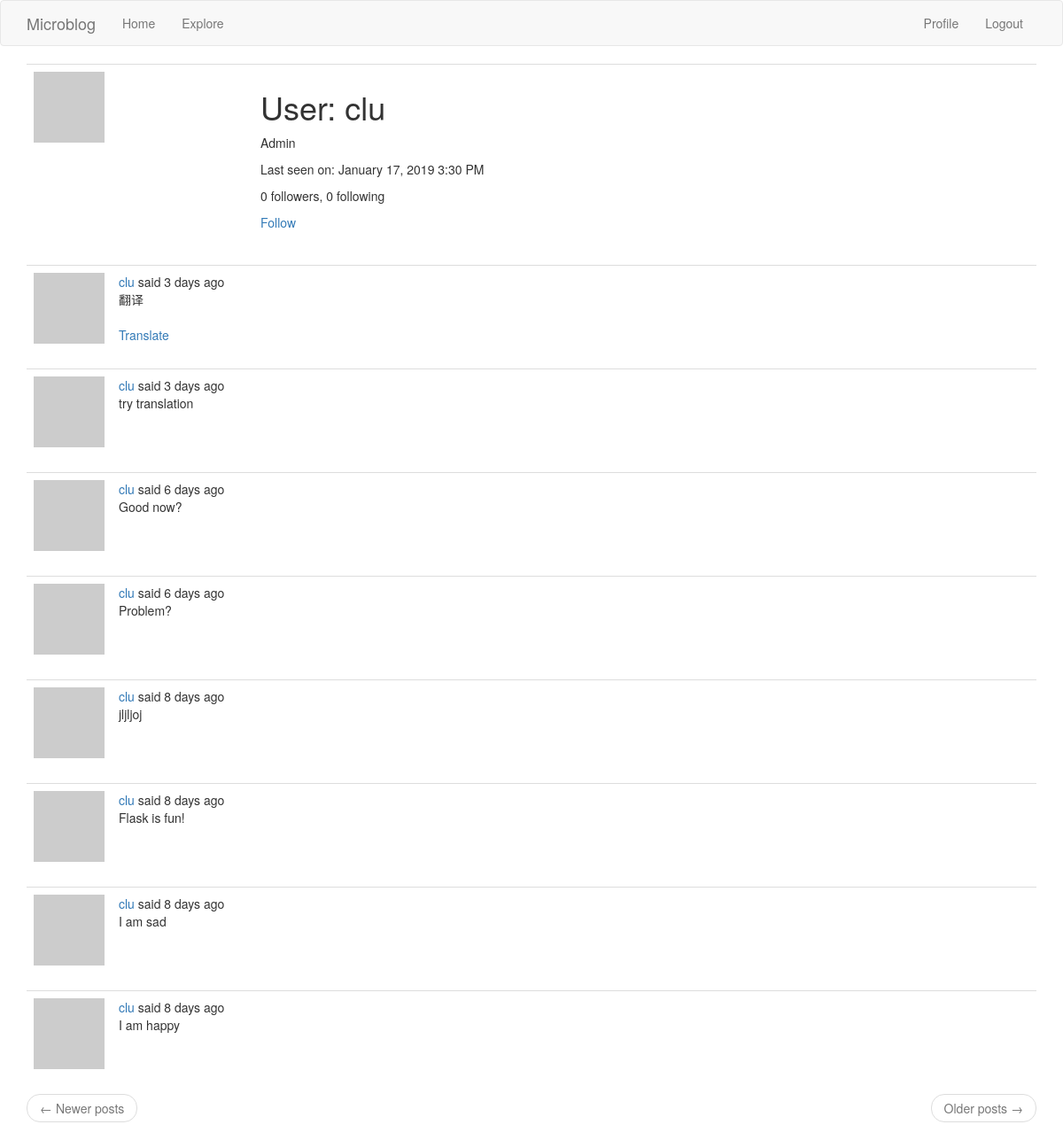
The app's page /user/clu (signed in) with its own data.
### blogApp/models.py (models this page shows, shortened)
class User(UserMixin, db.Model):
  id = db.Column(db.Integer, primary_key = True)
  username = db.Column(db.String(64), index = True, unique = True)
  email = db.Column(db.String(120), index = True, unique = True)
  password_hash = db.Column(db.String(128))
  about_me = db.Column(db.String(140))
  last_seen = db.Column(db.DateTime, default=datetime.utcnow)
  '''
  For a one-to-many relationship, a db.relationship field is normally defined on the "one" side, and is used as a convenient way to get access to the "many".
  The backref argument defines the name of a field that will be added to the objects of the "many" class that points back at the "one" object.
  '''
  posts = db.relationship('Post', backref='author', lazy='dynamic')
  '''
  The __repr__ method tells Python how to print objects of this class, which is going to be useful for debugging.
  '''
  def __repr__(self):
    return '<User {}>'.format(self.username)
  def avatar(self, size):
    digest = md5(self.email.lower().encode('utf-8')).hexdigest()
    return 'https://www.gravatar.com/avatar/{}?d=identicon&s={}'.format(digest, size)
  '''
  many to many relationship
  '''
  followed = db.relationship(
    'User', secondary=followers,
    primaryjoin=(followers.c.follower_id == id),
    secondaryjoin=(followers.c.followed_id == id),
    backref=db.backref('followers', lazy='dynamic'), lazy='dynamic')
  def is_following(self, user):
    return self.followed.filter(
        followers.c.followed_id == user.id).count() > 0

class Post(db.Model):
    id = db.Column(db.Integer, primary_key=True)
    body = db.Column(db.String(140))
    timestamp = db.Column(db.DateTime, index=True, default=datetime.utcnow) # timestamp index post so can retrieve them in  chronological order.
    user_id = db.Column(db.Integer, db.ForeignKey('user.id'))
    language = db.Column(db.String(5))

### blogApp/routes.py (the view)
@app.route('/user/<username>')
@login_required
def user(username):
  user = User.query.filter_by(username=username).first_or_404()
  page = request.args.get('page', 1, type=int)
  posts = user.posts.order_by(Post.timestamp.desc()).paginate(
      page, app.config['POSTS_PER_PAGE'], False)
  next_url = url_for('user', username=user.username, page=posts.next_num) \
      if posts.has_next else None
  prev_url = url_for('user', username=user.username, page=posts.prev_num) \
      if posts.has_prev else None
  return render_template('user.html', user=user, posts=posts.items,
                         next_url=next_url, prev_url=prev_url)

### blogApp/models.py (called while the page is built)
@login.user_loader
def load_user(id):
    return User.query.get(int(id))

### blogApp/routes.py (called while the page is built)
@app.before_request
def before_request():
  if current_user.is_authenticated:
    current_user.last_seen = datetime.utcnow()
    db.session.commit()
    g.locale = str(get_locale())

### blogApp/templates/user.html
{% extends "base.html" %}
{% block app_content %}
    <table class="table table-hover">
        <tr>
            <td width="256px"><img src="{{ user.avatar(256) }}"></td>
            <td>
                <h1>{{ _('User') }}: {{ user.username }}</h1>
                {% if user.about_me %}<p>{{ user.about_me }}</p>{% endif %}
                {% if user.last_seen %}
                <p>{{ _('Last seen on') }}: {{ moment(user.last_seen).format('LLL') }}</p>
                {% endif %}
                <p>{{ _('%(count)d followers', count=user.followers.count()) }}, {{ _('%(count)d following', count=user.followed.count()) }}</p>
                {% if user == current_user %}
                <p><a href="{{ url_for('edit_profile') }}">{{ _('Edit your profile') }}</a></p>
                {% elif not current_user.is_following(user) %}
                <p><a href="{{ url_for('follow', username=user.username) }}">{{ _('Follow') }}</a></p>
                {% else %}
                <p><a href="{{ url_for('unfollow', username=user.username) }}">{{ _('Unfollow') }}</a></p>
                {% endif %}
            </td>
        </tr>
    </table>
    {% for post in posts %}
        {% include '_post.html' %}
    {% endfor %}
    <nav aria-label="...">
        <ul class="pager">
            <li class="previous{% if not prev_url %} disabled{% endif %}">
                <a href="{{ prev_url or '#' }}">
                    <span aria-hidden="true">&larr;</span> {{ _('Newer posts') }}
                </a>
            </li>
            <li class="next{% if not next_url %} disabled{% endif %}">
                <a href="{{ next_url or '#' }}">
                    {{ _('Older posts') }} <span aria-hidden="true">&rarr;</span>
                </a>
            </li>
        </ul>
    </nav>
{% endblock %}

### blogApp/templates/_post.html (shortened to what this page needs)
    <table class="table table-hover">
        <tr>
            <td width="70px">
                <a href="{{ url_for('user', username=post.author.username) }}">
                    <img src="{{ post.author.avatar(70) }}" />
                </a>
            </td>
            <td>
                {{ _('%(username)s said %(when)s',
                    username=user_link, when=moment(post.timestamp).fromNow()) }}
                <br>
                <span id="post{{ post.id }}">{{ post.body }}</span>
                {% if post.language and post.language != g.locale %}
                <br><br>
                <span id="translation{{ post.id }}">
                    <a href="javascript:translate(
                                '#post{{ post.id }}',
                                '#translation{{ post.id }}',
                                '{{ post.language }}',
                                '{{ g.locale }}');">{{ _('Translate') }}</a>
                </span>
                {% endif %}
            </td>
        </tr>
    </table>

### records on screen
User: username "clu", about_me "Admin", last_seen "January 17, 2019 3:30 PM"
Post: body "翻译"
Post: body "try translation"
Post: body "Good now?"
Post: body "Problem?"
Post: body "jljljoj"
Post: body "Flask is fun!"
Post: body "I am sad"
Post: body "I am happy"
